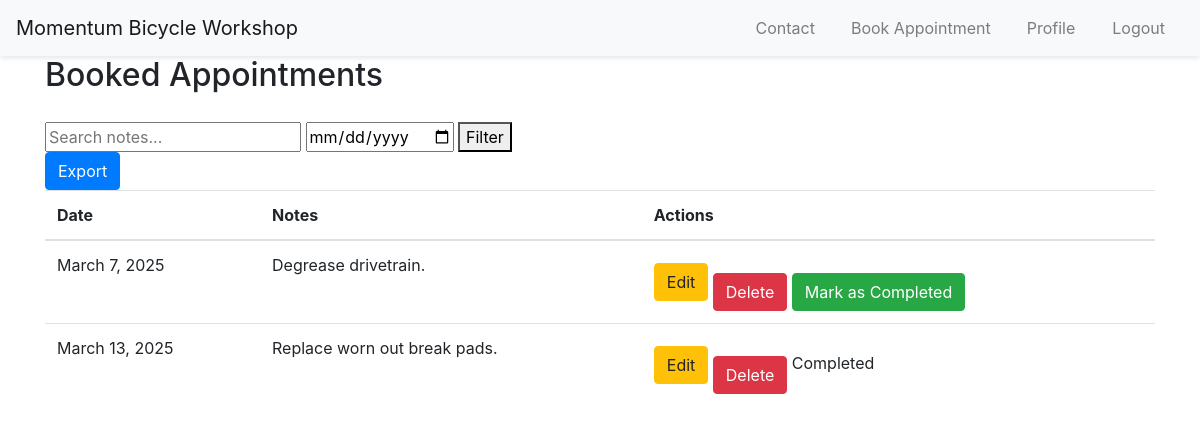
The app's page /owner/dashboard/ (signed in), older data.
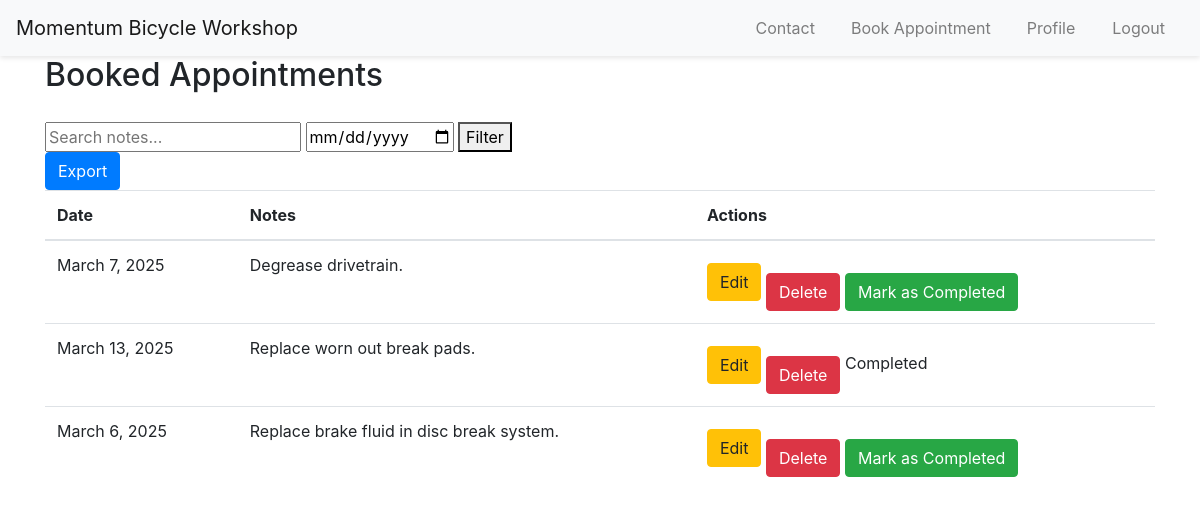
The same page, newer data.
### myapp/models.py (models this page shows, shortened)
class Appointment(models.Model):
    user = models.ForeignKey(
        User, on_delete=models.CASCADE
    )  # Associate the appointment with a user
    date = models.DateField()
    time = models.TimeField()
    description = models.TextField(blank=True)  # Allowing blank descriptions
    photo = models.ImageField(upload_to="photos/", blank=True, null=True)
    completed = models.BooleanField(default=False)
    notified = models.BooleanField(default=False)
    class Meta:
        unique_together = (
            "user",
            "date",
        )

### myapp/views.py (the view)
class OwnerDashboardView(LoginRequiredMixin, TemplateView):
    template_name = "myapp/owner_dashboard.html"
    def get(self, request):
        appointments = Appointment.objects.all()
        date_filter = request.GET.get("date")
        if date_filter:
            appointments = appointments.filter(date=date_filter)
        search_query = request.GET.get("search")
        if search_query:
            appointments = appointments.filter(description__icontains=search_query)
        return render(request, self.template_name, {"appointments": appointments})

### myapp/templates/myapp/owner_dashboard.html (shortened to what this page needs)
{% extends "myapp/base.html" %}
{% block content %}
<h2>Booked Appointments</h2>
<form method="GET" action="{% url 'owner_dashboard' %}">
  <input type="text" name="search" placeholder="Search notes..." />
  <input type="date" name="date" />
  <button type="submit">Filter</button>
</form>
<a href="{% url 'export_appointments' %}" class="btn btn-primary">Export</a>
<table class="table">
  <thead>
    <tr>
      <th>Date</th>
      <th>Notes</th>
      <th>Actions</th>
    </tr>
  </thead>
  <tbody>
    {% for appointment in appointments %}
    <tr>
      <td>{{ appointment.date }}</td>
      <td>{{ appointment.description }}</td>
      <td>
        <a href="{% url 'edit_appointment' appointment.id %}" class="btn btn-warning">Edit</a>
        <form method="POST" action="{% url 'delete_appointment' appointment.id %}" style="display: inline">
          <button type="submit" class="btn btn-danger">Delete</button>
        </form>
        {% if not appointment.completed %}
        <form method="POST" action="{% url 'mark_completed' appointment.id %}" style="display: inline">
          <button type="submit" class="btn btn-success">
            Mark as Completed
          </button>
        </form>
        {% else %}
        <span>Completed</span>
        {% endif %}
      </td>
    </tr>
    {% endfor %}
  </tbody>
</table>
{% endblock %}

### myapp/templates/myapp/base.html (shortened to what this page needs)
{% load static %}
<!doctype html>
<html lang="en">
  <head>
    <link
      rel="stylesheet"
      href="{% static 'myapp/css/style.css' %}?v={{ timestamp }}"
    />
    <link rel="stylesheet" href="{% static 'myapp/css/normalize.min.css' %}" />
    <link
      href="https://stackpath.bootstrapcdn.com/bootstrap/4.5.2/css/bootstrap.min.css"
      rel="stylesheet"
    />
  </head>
  <body class="{% block body_class %}{% endblock %}">
    <header>
      <nav class="navbar navbar-expand-lg navbar-light bg-light">
        <a class="navbar-brand" href="{% url 'home' %}"
          >Momentum Bicycle Workshop</a
        >
        <div class="collapse navbar-collapse" id="navbarNav">
          <ul class="navbar-nav ml-auto">
            <li class="nav-item">
              <a class="nav-link" href="{% url 'contact' %}">Contact</a>
            </li>
            {% if user.is_authenticated %}
            <li class="nav-item">
              <a class="nav-link" href="{% url 'book_appointment' %}"
                >Book Appointment</a
              >
            </li>
            <li class="nav-item">
              <a class="nav-link" href="{% url 'profile' %}">Profile</a>
            </li>
            <li class="nav-item">
              <form method="post" action="{% url 'logout' %}">
                <button type="submit" class="btn btn-link nav-link">
                  Logout
                </button>
              </form>
            </li>
            {% endif %}
          </ul>
        </div>
      </nav>
    </header>
    <main class="container {% block main_class %}{% endblock %}">
       {% block content %} {% endblock %}
    </main>
  </body>
</html>

### static/myapp/css/style.css (style rules this page uses)
.navbar { position: fixed; top: 0; left: 0; right: 0; width: 100%; z-index: 999; background-color: rgba(255, 255, 255, 0.9); box-shadow: 0 2px 5px rgba(0, 0, 0, 0.1); }
body { padding-top: 0px; background-image: url("../images/about-background.jpg"); background-size: cover; background-position: center; background-repeat: no-repeat; min-height: 100vh; }
form button { margin-top: 20px; }
.navbar-nav { display: flex; justify-content: flex-start; align-items: center; padding-left: 0; margin-bottom: 0; }
.nav-item { display: flex; align-items: center; margin: 0 10px; }
.navbar-nav li form { display: inline-flex; align-items: center; margin: 0; padding: 0; }
.navbar-nav li button { margin: 0; padding: 0; line-height: 1; height: auto; background: none; }
.navbar-nav li:last-child { align-self: center; }

Row changes from the older to the newer data that the page shows:
added Appointment: date "March 6, 2025", description "Replace brake fluid in disc break system.", completed "Mark as Completed"
